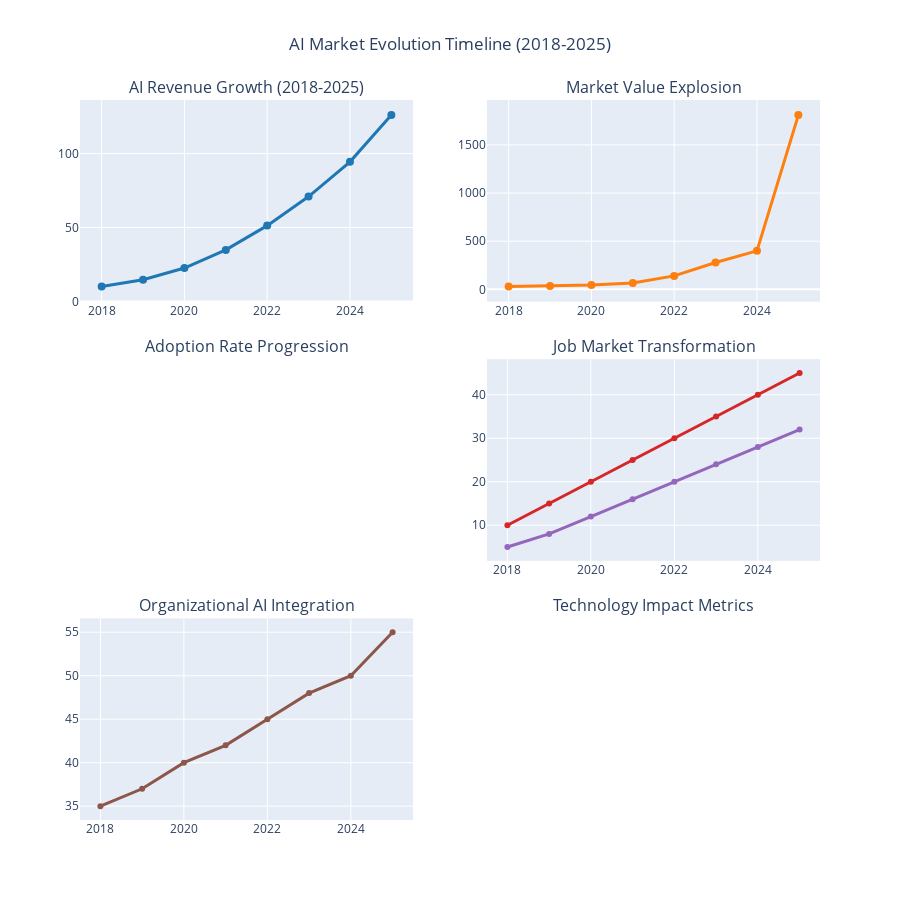

The cell this chart's notebook holds for it:
### Markdown cell above
## 2. Market Evolution Timeline Analysis

### Code cell
# Create comprehensive market evolution timeline
fig = make_subplots(
    rows=3, cols=2,
    subplot_titles=(
        'AI Revenue Growth (2018-2025)',
        'Market Value Explosion', 
        'Adoption Rate Progression',
        'Job Market Transformation',
        'Organizational AI Integration',
        'Technology Impact Metrics'
    ),
    vertical_spacing=0.08,
    horizontal_spacing=0.1
)

# 1. AI Revenue Growth
if 'ai_software_revenue_in_billions' in market_df.columns:
    fig.add_trace(
        go.Scatter(
            x=market_df['year'],
            y=market_df['ai_software_revenue_in_billions'],
            mode='lines+markers',
            name='AI Revenue',
            line=dict(color='#1f77b4', width=3),
            marker=dict(size=8)
        ),
        row=1, col=1
    )

# 2. Market Value
if 'global_ai_market_value_in_billions' in market_df.columns:
    fig.add_trace(
        go.Scatter(
            x=market_df['year'],
            y=market_df['global_ai_market_value_in_billions'],
            mode='lines+markers',
            name='Market Value',
            line=dict(color='#ff7f0e', width=3),
            marker=dict(size=8)
        ),
        row=1, col=2
    )

# 3. Adoption Rate
if 'ai_adoption' in market_df.columns:
    fig.add_trace(
        go.Scatter(
            x=market_df['year'],
            y=market_df['ai_adoption'],
            mode='lines+markers',
            name='Adoption Rate',
            line=dict(color='#2ca02c', width=3),
            marker=dict(size=8)
        ),
        row=2, col=1
    )

# 4. Job Impact
if 'estimated_jobs_eliminated_by_ai_millions' in market_df.columns:
    fig.add_trace(
        go.Scatter(
            x=market_df['year'],
            y=market_df['estimated_jobs_eliminated_by_ai_millions'],
            mode='lines+markers',
            name='Jobs Eliminated',
            line=dict(color='#d62728', width=3)
        ),
        row=2, col=2
    )
    
if 'estimated_new_jobs_created_by_ai_millions' in market_df.columns:
    fig.add_trace(
        go.Scatter(
            x=market_df['year'],
            y=market_df['estimated_new_jobs_created_by_ai_millions'],
            mode='lines+markers',
            name='Jobs Created',
            line=dict(color='#9467bd', width=3)
        ),
        row=2, col=2
    )

# 5. Organizational Metrics
if 'organizations_using_ai' in market_df.columns:
    fig.add_trace(
        go.Scatter(
            x=market_df['year'],
            y=market_df['organizations_using_ai'],
            mode='lines+markers',
            name='Orgs Using AI',
            line=dict(color='#8c564b', width=3)
        ),
        row=3, col=1
    )

# 6. Technology Impact
if 'americans_using_voice_assistants' in market_df.columns:
    fig.add_trace(
        go.Scatter(
            x=market_df['year'],
            y=market_df['americans_using_voice_assistants'],
            mode='lines+markers',
            name='Voice Assistant Usage',
            line=dict(color='#e377c2', width=3)
        ),
        row=3, col=2
    )

fig.update_layout(
    height=900,
    title_text="AI Market Evolution Timeline (2018-2025)",
    title_x=0.5,
    showlegend=False
)

fig.show()

### Figure 1 — Plotly figure (JSON) as saved in the notebook; plotly's stock layout.template omitted (floating-point values rounded to 4 significant figures)
{"data": [{"line": {"color": "#1f77b4", "width": 3}, "marker": {"size": 8}, "mode": "lines+markers", "name": "AI Revenue", "type": "scatter", "x": [2018, 2019, 2020, 2021, 2022, 2023, 2024, 2025], "xaxis": "x", "y": [10.1, 14.69, 22.59, 34.87, 51.27, 70.94, 94.41, 126.0], "yaxis": "y"}, {"line": {"color": "#ff7f0e", "width": 3}, "marker": {"size": 8}, "mode": "lines+markers", "name": "Market Value", "type": "scatter", "x": [2018, 2019, 2020, 2021, 2022, 2023, 2024, 2025], "xaxis": "x2", "y": [29.5, 35.0, 45.0, 65.0, 140.0, 279.0, 400.0, 1810.0], "yaxis": "y2"}, {"line": {"color": "#d62728", "width": 3}, "mode": "lines+markers", "name": "Jobs Eliminated", "type": "scatter", "x": [2018, 2019, 2020, 2021, 2022, 2023, 2024, 2025], "xaxis": "x4", "y": [10, 15, 20, 25, 30, 35, 40, 45], "yaxis": "y4"}, {"line": {"color": "#9467bd", "width": 3}, "mode": "lines+markers", "name": "Jobs Created", "type": "scatter", "x": [2018, 2019, 2020, 2021, 2022, 2023, 2024, 2025], "xaxis": "x4", "y": [5, 8, 12, 16, 20, 24, 28, 32], "yaxis": "y4"}, {"line": {"color": "#8c564b", "width": 3}, "mode": "lines+markers", "name": "Orgs Using AI", "type": "scatter", "x": [2018, 2019, 2020, 2021, 2022, 2023, 2024, 2025], "xaxis": "x5", "y": [35, 37, 40, 42, 45, 48, 50, 55], "yaxis": "y5"}], "layout": {"annotations": [{"font": {"size": 16}, "showarrow": false, "text": "AI Revenue Growth (2018-2025)", "x": 0.225, "xanchor": "center", "xref": "paper", "y": 1, "yanchor": "bottom", "yref": "paper"}, {"font": {"size": 16}, "showarrow": false, "text": "Market Value Explosion", "x": 0.775, "xanchor": "center", "xref": "paper", "y": 1, "yanchor": "bottom", "yref": "paper"}, {"font": {"size": 16}, "showarrow": false, "text": "Adoption Rate Progression", "x": 0.225, "xanchor": "center", "xref": "paper", "y": 0.64, "yanchor": "bottom", "yref": "paper"}, {"font": {"size": 16}, "showarrow": false, "text": "Job Market Transformation", "x": 0.775, "xanchor": "center", "xref": "paper", "y": 0.64, "yanchor": "bottom", "yref": "paper"}, {"font": {"size": 16}, "showarrow": false, "text": "Organizational AI Integration", "x": 0.225, "xanchor": "center", "xref": "paper", "y": 0.28, "yanchor": "bottom", "yref": "paper"}, {"font": {"size": 16}, "showarrow": false, "text": "Technology Impact Metrics", "x": 0.775, "xanchor": "center", "xref": "paper", "y": 0.28, "yanchor": "bottom", "yref": "paper"}], "height": 900, "showlegend": false, "title": {"text": "AI Market Evolution Timeline (2018-2025)", "x": 0.5}, "xaxis": {"anchor": "y", "domain": [0, 0.45]}, "xaxis2": {"anchor": "y2", "domain": [0.55, 1]}, "xaxis3": {"anchor": "y3", "domain": [0, 0.45]}, "xaxis4": {"anchor": "y4", "domain": [0.55, 1]}, "xaxis5": {"anchor": "y5", "domain": [0, 0.45]}, "xaxis6": {"anchor": "y6", "domain": [0.55, 1]}, "yaxis": {"anchor": "x", "domain": [0.72, 1]}, "yaxis2": {"anchor": "x2", "domain": [0.72, 1]}, "yaxis3": {"anchor": "x3", "domain": [0.36, 0.64]}, "yaxis4": {"anchor": "x4", "domain": [0.36, 0.64]}, "yaxis5": {"anchor": "x5", "domain": [0, 0.28]}, "yaxis6": {"anchor": "x6", "domain": [0, 0.28]}}}
